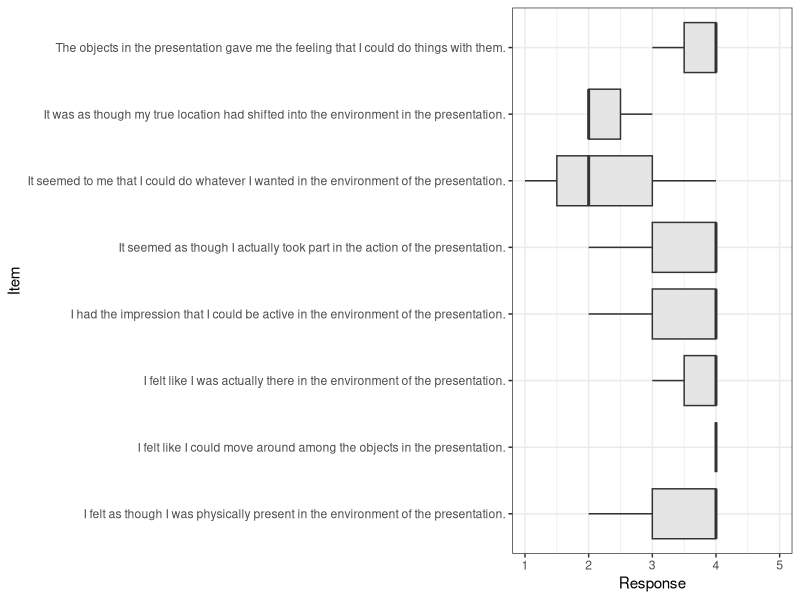
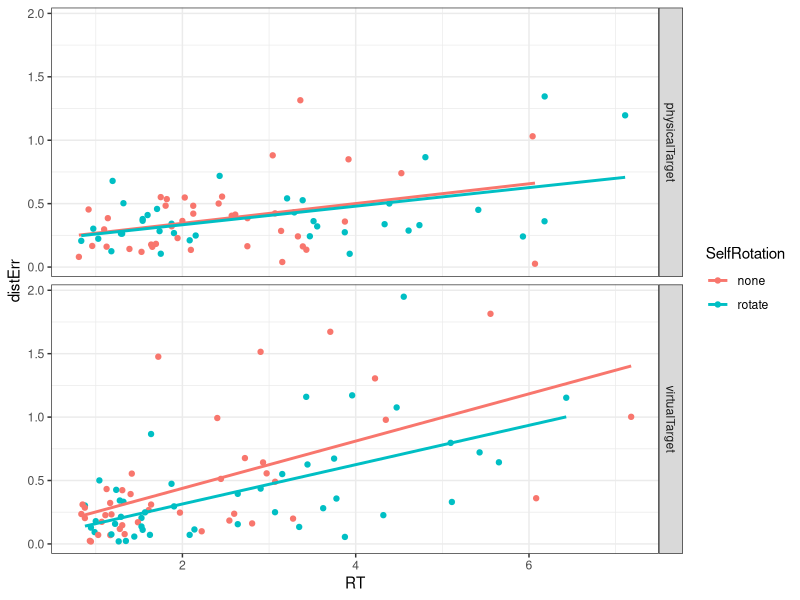
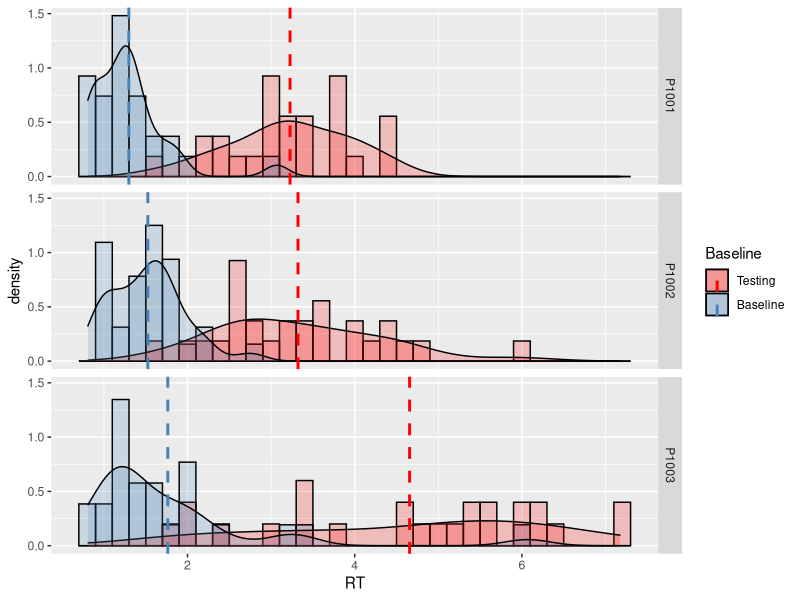
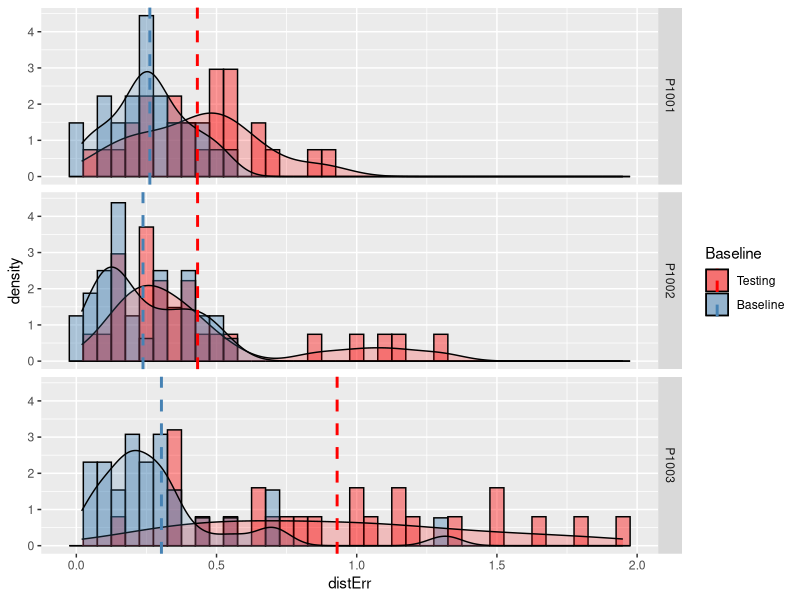
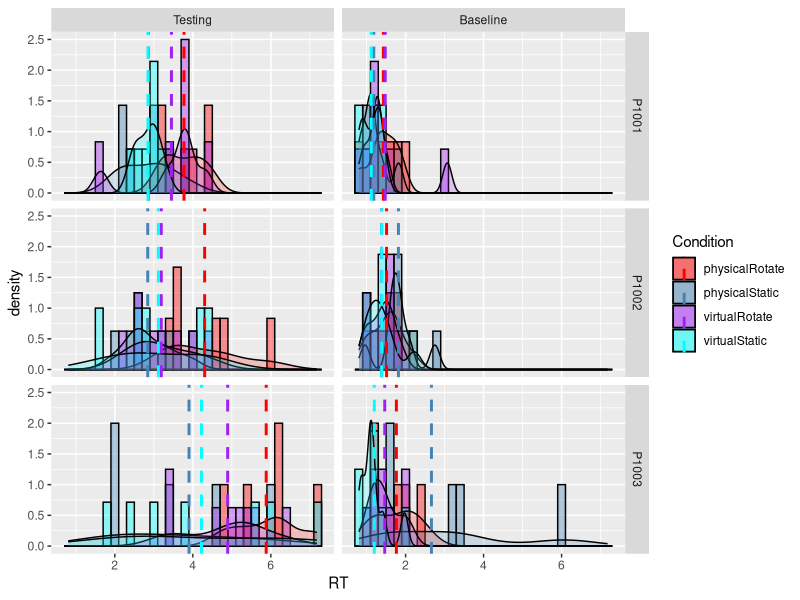
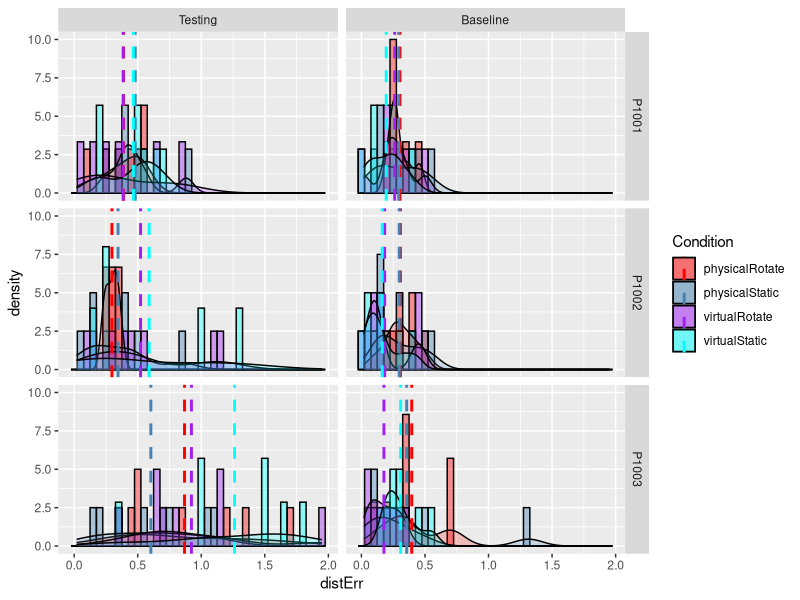
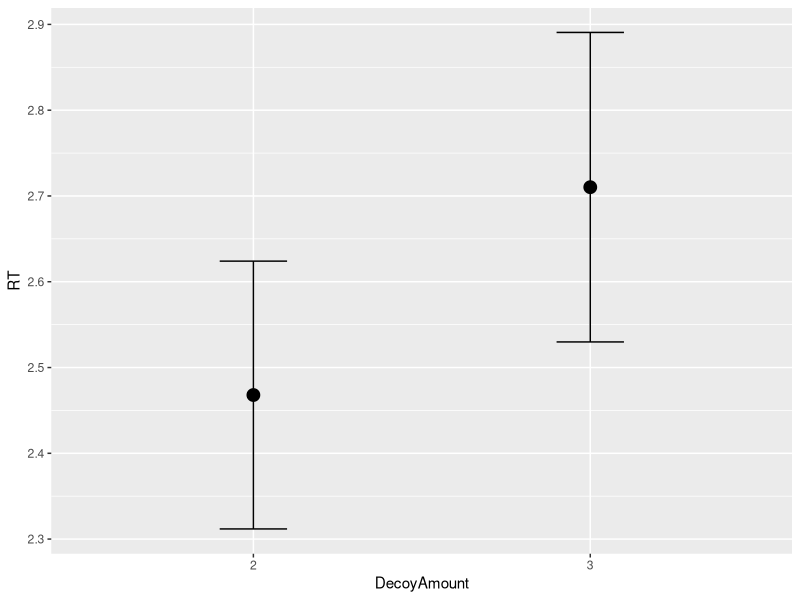
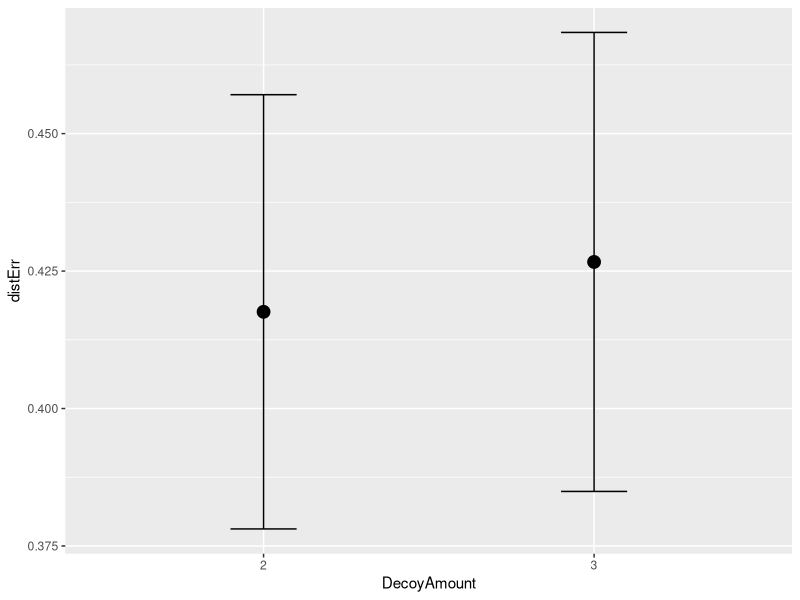

Reproduce these figures in R, in order. (Note: this script raises an error after producing the figures.)
# TODOs in Unity
# - Warning: directionTable and assigning direction are wrong:
#   turning left and right is not balanced across each layout.
#   Check PrepareCondition and Line 576-606
# - Warning: Need to add both target positions so that we can check answers
# - calibratedDistance --> UnityDistance
# - file names set up
# - trialID and participantID are reversed
# - Y axis data can be removed
# - LayoutBlockNum can be removed
# - move TargetName to the other factor variables

## load packages
library(dplyr)
library(ggplot2)

## get pilot data
setwd("Documents/erf-rotation/Assets/Data/Test/")

# y
# conditions and layouts (5,6,7) have some mistakes. Need to check that
dta_y <- read.table("1003/filesP1003_erf.csv", sep=",", h=T)
dta_q_y <- read.table("1003/filesP1003_questionnaire.csv", sep = ",", h=T)
dta_c_y <- read.table("1003/filesP1003Calibration_erf.csv", sep = ",", h=T)

# wj
dta_w <- read.table("1002/filesP1002_erf.csv", sep=",", h=T)
dta_q_w <- read.table("1002/filesP1002_questionnaire.csv", sep = ",", h=T)
dta_c_w <- read.table("1002/filesP1002Calibration_erf.csv", sep = ",", h=T)

# j
dta_j <- read.table("1001/filesP1001_FormalStudy_erf.csv", sep=",", h=T)
dta_q_j <- read.table("1001/filesP1001_questionnaire.csv", sep=",", h=T)
dta_c_j <- read.table("1001/filesP1001Calibration_erf.csv", sep=",", h=T)

## quickly organize data
# Calibration ratio
dta_c_j <- dta_c_j[1,]
dta_c_j$ParticipantID <- as.numeric(dta_c_j$ParticipantID)
dta_c_j$CalibratedRatio <- as.numeric(dta_c_j$CalibratedRatio)

dta_c <- rbind(dta_c_j, dta_c_w, dta_c_y)
dta_c$ParticipantID <- as.factor(dta_c$ParticipantID)
names(dta_c)[2] <- "UnityDistance"
dta_c$CalibratedRatio <- 1.5 / dta_c$UnityDistance
dta_c

# Questionnaire
dta_q <- rbind(dta_q_j, dta_q_w, dta_q_y)
dta_q$ParticipantID <- as.factor(dta_q$ParticipantID)
dta_q$Item <- as.factor(dta_q$Item)

ggplot(dta_q, aes(x = Item, y = Response)) +
  geom_boxplot(fill = "gray90") +
  lims(y = c(1, 5)) +
  coord_flip() +
  theme_bw()

tapply(dta_q$Response, dta_q$Item, mean)
tapply(dta_q$Response, dta_q$ParticipantID, mean)

# Experiment data
dta_w <- subset(dta_w, dta_w$isPractice == "False")
dta_w <- dta_w[,-3] # remove isPractice
dta_y <- subset(dta_y, dta_y$isPractice == "False")
dta_y <- dta_y[,-3] # remove isPractice

## this data is with mountain
dta_pilot <- rbind(dta_j, dta_w, dta_y) 
dim(dta_pilot)
names(dta_pilot)[1] <- "Participant"
names(dta_pilot)[2] <- "trialID"

dta_pilot[,c(1:18,27)] <- lapply(
  dta_pilot[,c(1:18,27)], FUN = function(x) { as.factor(x)})

# add RT and position error
dta_pilot$RT <- dta_pilot$EndTime - dta_pilot$BeginTime
dta_pilot$distErr <- sqrt((dta_pilot$AnsPos_X - dta_pilot$ResponsePos_X)^2 + 
                      (dta_pilot$AnsPos_Z - dta_pilot$ResponsePos_Z)^2)

str(dta_pilot) # data is loaded for further processing

## Only the first response counts. 
dta0 <- subset(dta_pilot, dta_pilot$PairCount == "0")
dta1 <- subset(dta_pilot, dta_pilot$PairCount == "1")

# copy past Ans target name and position
dim(dta0)
dim(dta1)

dta0$OtherTargetPos_X <- dta1$AnsPos_X
dta0$OtherTargetPos_Z <- dta1$AnsPos_Z
dta0$OtherTargetName <- dta1$TargetName
dta0$distTargets <- sqrt((dta0$OtherTargetPos_X - dta0$ResponsePos_X)^2 + 
                          (dta0$OtherTargetPos_Z - dta0$ResponsePos_Z)^2)
str(dta0)
## Remove decoy responses
dta0 <- subset(dta0, dta0$DecoyBaseline == "False")
dta0 <- subset(dta0, dta0$DecoyTesting == "False")
dta0[, c(32,36)]

levels(dta0$Baseline) <- c("Testing", "Baseline")
##########################################
# check if turning direction is balanced, at the moment it's wrong
# need to change in Unity
##########################################
head(dta0, n = 20)
table(dta0$LayoutType, dta0$RotateDirection, dta0$Participant)

## Remove outliers by each participant
# https://stackoverflow.com/questions/67684451/apply-function-to-each-level-of-a-factor-participant-to-remove-outliers-based
# https://neuraldatascience.io/5-eda/data_cleaning.html

# Use z score and set the bar to 2.5
dta0 <- dta0 |> group_by(Participant) |>
  mutate(OutlierRT = RT >= mean(RT) + (2.5 * sd(RT)) | RT <= mean(RT) - (2.5 * sd(RT)),
         OutlierDist = distErr >= mean(distErr) + (2.5 * sd(distErr)) | distErr <= mean(distErr) - (2.5 * sd(distErr)))

dta_clean <- dta0[-c(which(dta0$OutlierDist == TRUE), which(dta0$OutlierRT == TRUE)),]

# removed portion
1 - (dim(dta_clean)[1]/dim(dta0)[1])

# specifically for one pilot data
idx.p <- which(dta_clean$Participant == "P1003")
idx.cond <- which(dta_clean$ConditionBlockNum == 5 | dta_clean$ConditionBlockNum == 6 | dta_clean$ConditionBlockNum == 7)
idx.phytar <- which(dta_clean$TargetType == "physicalTarget")
dta_clean2 <- dta_clean[-Reduce(intersect, list(idx.p, idx.cond, idx.phytar)),]

dim(dta_clean)
dim(dta_clean2)

##########################################
# check if people answer correctly...
# compare distErr and Ans, Target distance
# check position response (distErr) remove inaccurate responses
# dta_y's conditions and layouts (5,6,7) have some mistakes. Need to check that
# Set a threshold for baseline distErr ... like 0.5?
##########################################
which(dta_clean2$distErr > dta_clean2$distTargets)


# this graph is just for fun. It does not make lots of sense.
dta_clean2 |> ggplot(aes(x=RT, y=distErr, color=SelfRotation)) +
  geom_point() +
  stat_smooth(aes(color = SelfRotation), method = "lm", se = F) +
  facet_grid(TargetType ~ .) +
  theme_bw()

# Baseline vs. Testing
# mean calculation
dta_clean.mean <- dta_clean2 |> group_by(Participant, Baseline) |>
  summarise(RT.mean = mean(RT),
            distErr.mean = mean(distErr))

ggplot(dta_clean2, aes(x=RT, fill=Baseline)) +
  geom_histogram(aes(y=..density..), color= "black", alpha=0.2, position='identity', binwidth=.200) +
  geom_density(alpha=.2) +
  geom_vline(data=dta_clean.mean, aes(xintercept=RT.mean, color=Baseline),
            linetype="dashed", linewidth=1) +
  facet_grid(Participant~.) +
  scale_fill_manual(values=c("red", "steelblue", "purple")) +
  scale_color_manual(values=c("red", "steelblue", "purple")) 

ggplot(dta_clean2, aes(x=distErr, fill=Baseline)) +
  geom_histogram(aes(y=..density..), color= "black", alpha=0.4, position='identity', binwidth=.05) +
  geom_density(alpha=.2) +
  geom_vline(data=dta_clean.mean, aes(xintercept=distErr.mean, color=Baseline),
             linetype="dashed", linewidth=1) +
  facet_grid(Participant~.) +
  scale_fill_manual(values=c("red", "steelblue", "purple")) +
  scale_color_manual(values=c("red", "steelblue", "purple")) 

#
dta_clean.cond <- dta_clean |> group_by(Participant, Baseline, Condition) |>
  summarise(RT.mean = mean(RT),
            distErr.mean = mean(distErr))

ggplot(dta_clean2, aes(x=RT, fill=Condition)) +
  geom_histogram(aes(y=..density..), color= "black", alpha=0.4, position='identity', binwidth=.2) +
  geom_density(alpha=.2) +
  geom_vline(data=dta_clean.cond, aes(xintercept=RT.mean, color=Condition),
  linetype="dashed", size=1) +
  facet_grid(Participant~Baseline) +
  scale_fill_manual(values=c("red", "steelblue", "purple", "cyan")) +
  scale_color_manual(values=c("red", "steelblue", "purple", "cyan")) 

ggplot(dta_clean, aes(x=distErr, fill=Condition)) +
  geom_histogram(aes(y=..density..), color= "black", alpha=0.4, position='identity', binwidth=.05) +
  geom_density(alpha=.2) +
  geom_vline(data=dta_clean.cond, aes(xintercept=distErr.mean, color=Condition),
             linetype="dashed", size=1) +
  facet_grid(Participant~Baseline) +
  scale_fill_manual(values=c("red", "steelblue", "purple", "cyan")) +
  scale_color_manual(values=c("red", "steelblue", "purple", "cyan")) 
#

## Check if three decoys mess up people's performance badly
# three decoys vs. two decoys
dta_clean2 |> ggplot(aes(x=DecoyAmount, y=RT)) +
  stat_summary(fun = mean, geom = "point", size = 4) +
  stat_summary(fun.data = mean_se, geom = "errorbar",
               linetype = "solid", width = .2) +
  scale_fill_manual(values=c("red", "steelblue", "purple", "cyan")) +
  scale_color_manual(values=c("red", "steelblue", "purple", "cyan")) 

dta_clean2 |> ggplot(aes(x=DecoyAmount, y=distErr)) +
  stat_summary(fun = mean, geom = "point", size = 4) +
  stat_summary(fun.data = mean_se, geom = "errorbar",
               linetype = "solid", width = .2) +
  scale_fill_manual(values=c("red", "steelblue", "purple", "cyan")) +
  scale_color_manual(values=c("red", "steelblue", "purple", "cyan")) 


dta_by_p <- dta_clean2 |> group_by(Participant, Baseline, Condition) |>
  summarise(rt_m = mean(RT),
            dist_m = mean(distErr))
  
levels(dta_by_p$Baseline) <- c("Testing", "Baseline")

dta_by_p |>
  ggplot(aes(x=reorder(dta_by_p$Baseline, dta_by_p$rt_m, mean), y=rt_m)) +
  stat_summary(fun = mean, geom = "point", size = 4) +
  stat_summary(fun.data = mean_se, geom = "errorbar",
               linetype = "solid", width = .2) +
  scale_fill_manual(values=c("red", "steelblue", "purple", "cyan")) +
  scale_color_manual(values=c("red", "steelblue", "purple", "cyan"))

# RT summarized by participants
dta_by_p |>
  ggplot(aes(x=reorder(dta_by_p$Baseline, dta_by_p$rt_m, mean), y=rt_m,
             shape=Condition, group=Condition)) +
  stat_summary(fun = mean, geom = "point", size = 2,
               position = position_dodge(width=.2)) +
  stat_summary(fun.data = mean_se, geom = "pointrange", linetype = "solid",
               position = position_dodge(width=.2)) +
  stat_summary(fun.y = mean, geom = "line",
               position = position_dodge(width=.2),
               linetype="dashed", size=.5) +
  scale_fill_manual(values=c("red", "steelblue", "purple", "cyan")) +
  scale_color_manual(values=c("red", "steelblue", "purple", "cyan")) +
  scale_shape_manual(values=c(18, 17, 20, 15)) +
  labs(x="Response Type", y="Reaction Time (s)") +
  theme_bw() 

# dist
dta_by_p |>
  ggplot(aes(x=reorder(dta_by_p$Baseline, dta_by_p$dist_m, mean), y=dist_m,
             shape=Condition, group=Condition)) +
  stat_summary(fun = mean, geom = "point", size = 2,
               position = position_dodge(width=.2)) +
  stat_summary(fun.data = mean_se, geom = "pointrange", linetype = "solid",
               position = position_dodge(width=.2)) +
  stat_summary(fun.y = mean, geom = "line",
               position = position_dodge(width=.2),
               linetype="dashed", size=.5) +
  scale_fill_manual(values=c("red", "steelblue", "purple", "cyan")) +
  scale_color_manual(values=c("red", "steelblue", "purple", "cyan")) +
  scale_shape_manual(values=c(18, 17, 20, 15)) +
  labs(x="Response Type", y="Absolut Position Error (m)") +
  theme_bw() 

# summary statistics
dta_by_p |> group_by(Condition, Baseline) |>
  summarise(rt.m = mean(rt_m),
            rt.sd = sd(rt_m),
            dist.m = mean(dist_m),
            dist.sd = sd(dist_m))

# delta RT vs. Presence
dta_by_p2 <- dta_clean2 |> group_by(Participant, Baseline, Condition, TargetType, SelfRotation) |>
  summarise(rt_m = mean(RT),
            dist_m = mean(distErr))

levels(dta_by_p2$Baseline) <- c("Testing", "Baseline")


# physical static - virtual static
a <- dta_by_p2 |> filter(Baseline == "Testing" & SelfRotation == "none" &
                      TargetType == "physicalTarget") 
b <- dta_by_p2 |> filter(Baseline == "Testing" & SelfRotation == "none" &
                      TargetType == "virtualTarget") 
a$deltaRT <- a$rt_m - b$rt_m

# physical rotate - virtual rotate
a2 <- dta_by_p2 |> filter(Baseline == "Testing" & SelfRotation == "rotate" &
                      TargetType == "physicalTarget") 
b2 <- dta_by_p2 |> filter(Baseline == "Testing" & SelfRotation == "rotate" &
                      TargetType == "virtualTarget") 



a2$deltaRT <- a2$rt_m - b2$rt_m

dta_model <- rbind(a, a2)

t.test(deltaRT ~ SelfRotation, data = dta_model, paired = TRUE)

spes <- dta_q |> group_by(ParticipantID) |> summarise(m = mean(Response))

dta_model$SPES <- rep(spes$m, 2)

plot(dta_model$deltaRT[4:6], dta_model$SPES[4:6])
plot(a2$rt_m, spes$m)

# some models (n=3)
# with presence?

